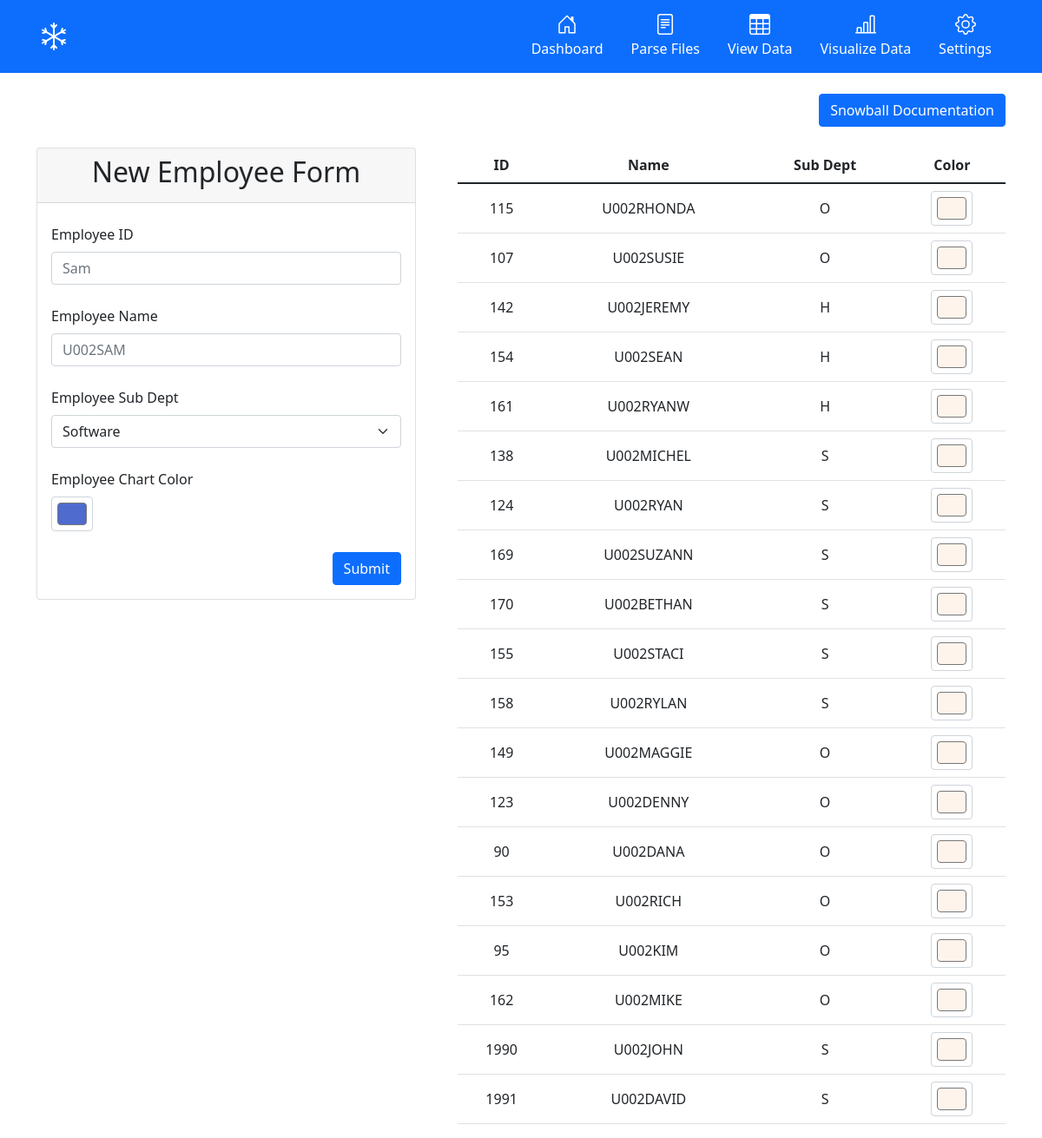
/settings/, run on an earlier commit of the app's database.
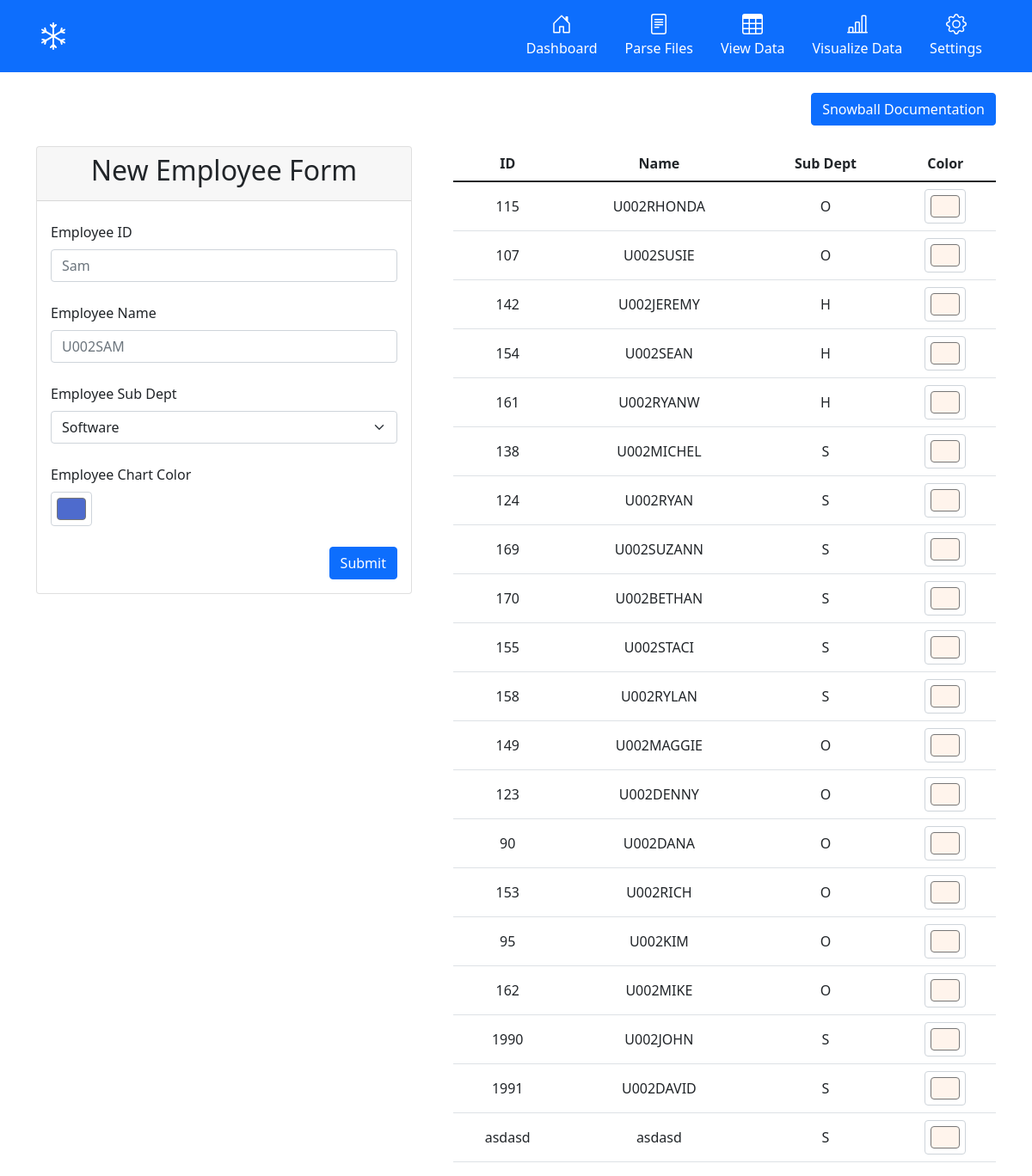
And on a later commit of the database.
### tables this page shows
CREATE TABLE employees(
                                    id TEXT PRIMARY KEY, 
                                    name TEXT, 
                                    sub_dept TEXT);

### src/routes/settings_routes.py (the view)
@settings_bp.route("/", methods=['GET', 'POST'])
def settings():
    if request.method == "GET":
        return render_template('settings.html', employees=employees_db.read(), color=get_random_color())
    elif request.method == "POST":
        employee = tuple(request.form.values())
        employees_db.insert(employee)
        return redirect('/settings')

### src/models/employee.py (called while the page is built)
    def read(self):
        self.cursor.execute('''
                            SELECT * FROM employees
                            ''')
        return self.cursor.fetchall()

### src/templates/settings.html (shortened to what this page needs)
{% extends "base.html" %}
{% block content %}
<div class="container">
    <div class="row mt-4">
        <div class="col-12">
            <button class="btn btn-primary float-end">Snowball Documentation</button>
        </div>
    </div>
    <div class="row mt-4 gx-5">
        <div class="col-5">
            <div class="card">
                <div class="card-header">
                    <h2 class="display-6 text-center">New Employee Form</h2>
                </div>
                <div class="card-body">
                    <form method="post">
                        <div class="mb-4 mt-2">
                            <label for="employeeIDInput" class="form-label">Employee ID</label>
                            <input class="form-control" name="id" type="text" placeholder="Sam" id="employeeIDInput">
                        </div>
                        <div class="mb-4 mt-2">
                            <label for="employeeNameInput" class="form-label">Employee Name</label>
                            <input class="form-control" name="name" type="text" placeholder="U002SAM"
                                id="employeeNameInput">
                        </div>
                        <div class="mb-4 mt-2">
                            <label for="employeeSubDeptInput" class="form-label">Employee Sub Dept</label>
                            <select class="form-select" name="sub_dept" id="employeeSubDeptInput">
                                <option selected value="S">Software</option>
                            </select>
                        </div>
                        <div class="mb-4 mt-2">
                            <label for="employeeChartColorInput" class="form-label">Employee Chart Color</label>
                            <input type="color" class="form-control form-control-color" id="employeeChartColorInput"
                                value={{color}} title="Choose your color">
                        </div>
                        <button class="btn btn-primary float-end" type="submit">Submit</button>
                    </form>
                </div>
            </div>
        </div>
        <div class="col-7">
            <table class="table text-center align-middle">
                <thead>
                    <tr>
                        <th>ID</th>
                        <th>Name</th>
                        <th>Sub Dept</th>
                        <th>Color</th>
                    </tr>
                </thead>
                <tbody>
                    {% for employee in employees %}
                    <tr>
                        <td>{{ employee[0] }}</td>
                        <td>{{ employee[1] }}</td>
                        <td>{{ employee[2] }}</td>
                        <td>
                            <input type="color" height="100" class="form-control color-picker form-control-color"
                                value="#FFF4EC">
                        </td>
                    </tr>
                    {% endfor %}
                </tbody>
            </table>
        </div>
    </div>
</div>
{% endblock %}

What changed in the data, as far as the page shows it:
added employees: id "asdasd", name "asdasd", sub_dept "S"
